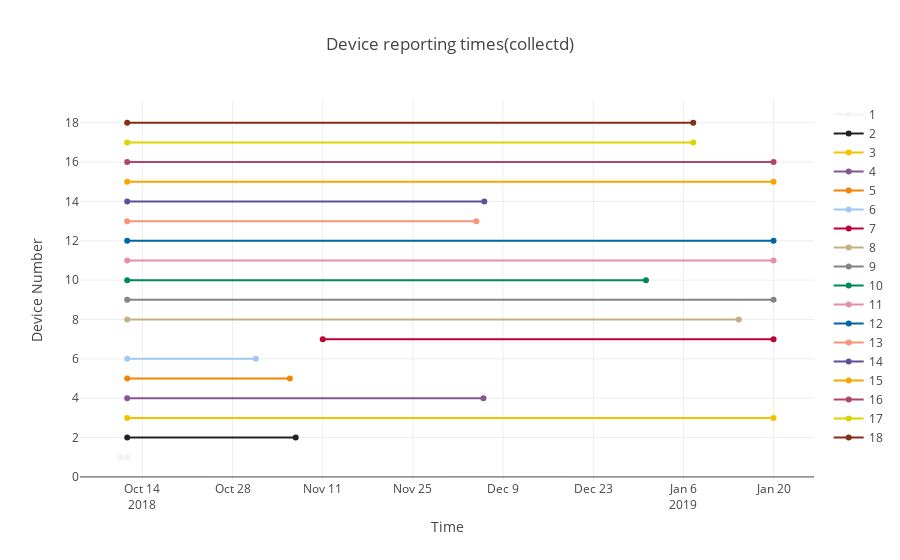

Here is the notebook cell this chart was saved with:
### Code cell
print("Collectd reporting times:")
data=[]
for i in range(len(device_numbers)):
    try:
        result_ping_first[i] = dateutil.parser.parse(result_ping_first[i]).strftime('%Y-%m-%d %H:%M:%S')
    except:
        result_ping_first[i]=None
    try:
        result_ping_last[i] = dateutil.parser.parse(result_ping_last[i]).strftime('%Y-%m-%d %H:%M:%S')
    except:
        result_ping_last[i]=None
    print("Device: ", device_numbers[i],"  was reporting from ", result_ping_first[i], " to ",result_ping_last[i])
    trace = go.Scatter(x=[result_ping_first[i],result_ping_last[i]],y=[device_numbers[i],device_numbers[i]], 
                       name = device_numbers[i],marker=dict(color=colors[i]))
    data.append(trace)
layout = dict(title = "Device reporting times(collectd)",xaxis=dict(title="Time"),
        yaxis=dict(title="Device Number"))
fig = go.Figure(data=data, layout=layout)
iplot(fig)

### Figure 1 — Plotly figure (JSON) as saved in the notebook; plotly's stock layout.template omitted (floating-point values rounded to 4 significant figures)
{"data": [{"marker": {"color": "F2F3F4"}, "name": 1, "type": "scatter", "x": ["2018-10-10 14:16:15", "2018-10-11 15:46:31"], "y": [1, 1]}, {"marker": {"color": "222222"}, "name": 2, "type": "scatter", "x": ["2018-10-11 15:27:46", "2018-11-06 19:16:32"], "y": [2, 2]}, {"marker": {"color": "F3C300"}, "name": 3, "type": "scatter", "x": ["2018-10-11 15:27:46", "2019-01-19 23:59:57"], "y": [3, 3]}, {"marker": {"color": "875692"}, "name": 4, "type": "scatter", "x": ["2018-10-11 15:27:46", "2018-12-05 22:53:02"], "y": [4, 4]}, {"marker": {"color": "F38400"}, "name": 5, "type": "scatter", "x": ["2018-10-11 15:27:46", "2018-11-05 21:32:30"], "y": [5, 5]}, {"marker": {"color": "A1CAF1"}, "name": 6, "type": "scatter", "x": ["2018-10-11 15:27:46", "2018-10-31 14:55:00"], "y": [6, 6]}, {"marker": {"color": "BE0032"}, "name": 7, "type": "scatter", "x": ["2018-11-11 00:00:03", "2019-01-19 23:59:56"], "y": [7, 7]}, {"marker": {"color": "C2B280"}, "name": 8, "type": "scatter", "x": ["2018-10-11 15:27:46", "2019-01-14 14:27:00"], "y": [8, 8]}, {"marker": {"color": "848482"}, "name": 9, "type": "scatter", "x": ["2018-10-11 15:27:46", "2019-01-19 23:59:56"], "y": [9, 9]}, {"marker": {"color": "008856"}, "name": 10, "type": "scatter", "x": ["2018-10-11 15:27:46", "2018-12-31 04:39:59"], "y": [10, 10]}, {"marker": {"color": "E68FAC"}, "name": 11, "type": "scatter", "x": ["2018-10-11 15:27:46", "2019-01-19 23:59:57"], "y": [11, 11]}, {"marker": {"color": "0067A5"}, "name": 12, "type": "scatter", "x": ["2018-10-11 15:27:46", "2019-01-19 23:59:55"], "y": [12, 12]}, {"marker": {"color": "F99379"}, "name": 13, "type": "scatter", "x": ["2018-10-11 15:27:46", "2018-12-04 20:27:05"], "y": [13, 13]}, {"marker": {"color": "604E97"}, "name": 14, "type": "scatter", "x": ["2018-10-11 15:27:46", "2018-12-06 02:12:27"], "y": [14, 14]}, {"marker": {"color": "F6A600"}, "name": 15, "type": "scatter", "x": ["2018-10-11 15:27:46", "2019-01-19 23:59:56"], "y": [15, 15]}, {"marker": {"color": "B3446C"}, "name": 16, "type": "scatter", "x": ["2018-10-11 15:27:46", "2019-01-19 23:59:58"], "y": [16, 16]}, {"marker": {"color": "DCD300"}, "name": 17, "type": "scatter", "x": ["2018-10-11 15:27:46", "2019-01-07 12:46:58"], "y": [17, 17]}, {"marker": {"color": "882D17"}, "name": 18, "type": "scatter", "x": ["2018-10-11 15:27:46", "2019-01-07 12:46:58"], "y": [18, 18]}], "layout": {"title": "Device reporting times(collectd)", "xaxis": {"title": "Time"}, "yaxis": {"title": "Device Number"}}}
